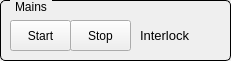
  <widget class="QGroupBox" name="groupBox_8">
   <property name="geometry">
    <rect>
     <x>900</x>
     <y>750</y>
     <width>231</width>
     <height>61</height>
    </rect>
   </property>
   <property name="styleSheet">
    <string notr="true">QGroupBox {
    border: 1px solid black;
    border-radius: 5px;
    margin-top: 0.5em;
}

QGroupBox::title {
    subcontrol-origin: margin;
    left: 10px;
    padding: 0 3px 0 3px;
}</string>
   </property>
   <property name="title">
    <string>Mains</string>
   </property>
   <property name="checkable">
    <bool>false</bool>
   </property>
   <widget class="QEPushButton" name="btn_Mains_Start">
    <property name="geometry">
     <rect>
      <x>10</x>
      <y>20</y>
      <width>61</width>
      <height>31</height>
     </rect>
    </property>
    <property name="text">
     <string>Start</string>
    </property>
    <property name="variable" stdset="0">
     <string>SRC03-RF-SSA$(ssa):setACBreakerONSequence</string>
    </property>
    <property name="variableSubstitutions" stdset="0">
     <string/>
    </property>
   </widget>
   <widget class="QEPushButton" name="btn_Mains_Stop">
    <property name="geometry">
     <rect>
      <x>70</x>
      <y>20</y>
      <width>61</width>
      <height>31</height>
     </rect>
    </property>
    <property name="text">
     <string>Stop</string>
    </property>
    <property name="variable" stdset="0">
     <string>SRC03-RF-SSA$(ssa):setACBreakerOFF</string>
    </property>
   </widget>
   <widget class="QLabel" name="label_39">
    <property name="geometry">
     <rect>
      <x>140</x>
      <y>25</y>
      <width>51</width>
      <height>21</height>
     </rect>
    </property>
    <property name="font">
     <font>
      <pointsize>10</pointsize>
     </font>
    </property>
    <property name="text">
     <string>Interlock</string>
    </property>
   </widget>
   <widget class="QESimpleShape" name="qesimpleshape">
    <property name="geometry">
     <rect>
      <x>200</x>
      <y>3</y>
      <width>16</width>
      <height>16</height>
     </rect>
    </property>
    <property name="colour0" stdset="0">
     <color>
      <red>240</red>
      <green>5</green>
      <blue>5</blue>
     </color>
    </property>
    <property name="variable" stdset="0">
     <string>SRC03-RF-SSA$(ssa):getStatus.B2</string>
    </property>
   </widget>
   <widget class="QESimpleShape" name="qesimpleshape_2">
    <property name="geometry">
     <rect>
      <x>200</x>
      <y>30</y>
      <width>16</width>
      <height>16</height>
     </rect>
    </property>
    <property name="colour0" stdset="0">
     <color>
      <red>5</red>
      <green>240</green>
      <blue>5</blue>
     </color>
    </property>
    <property name="colour1" stdset="0">
     <color>
      <red>240</red>
      <green>5</green>
      <blue>5</blue>
     </color>
    </property>
    <property name="variable" stdset="0">
     <string>SRC03-RF-SSA$(ssa):getStatus.B1</string>
    </property>
   </widget>
  </widget>
